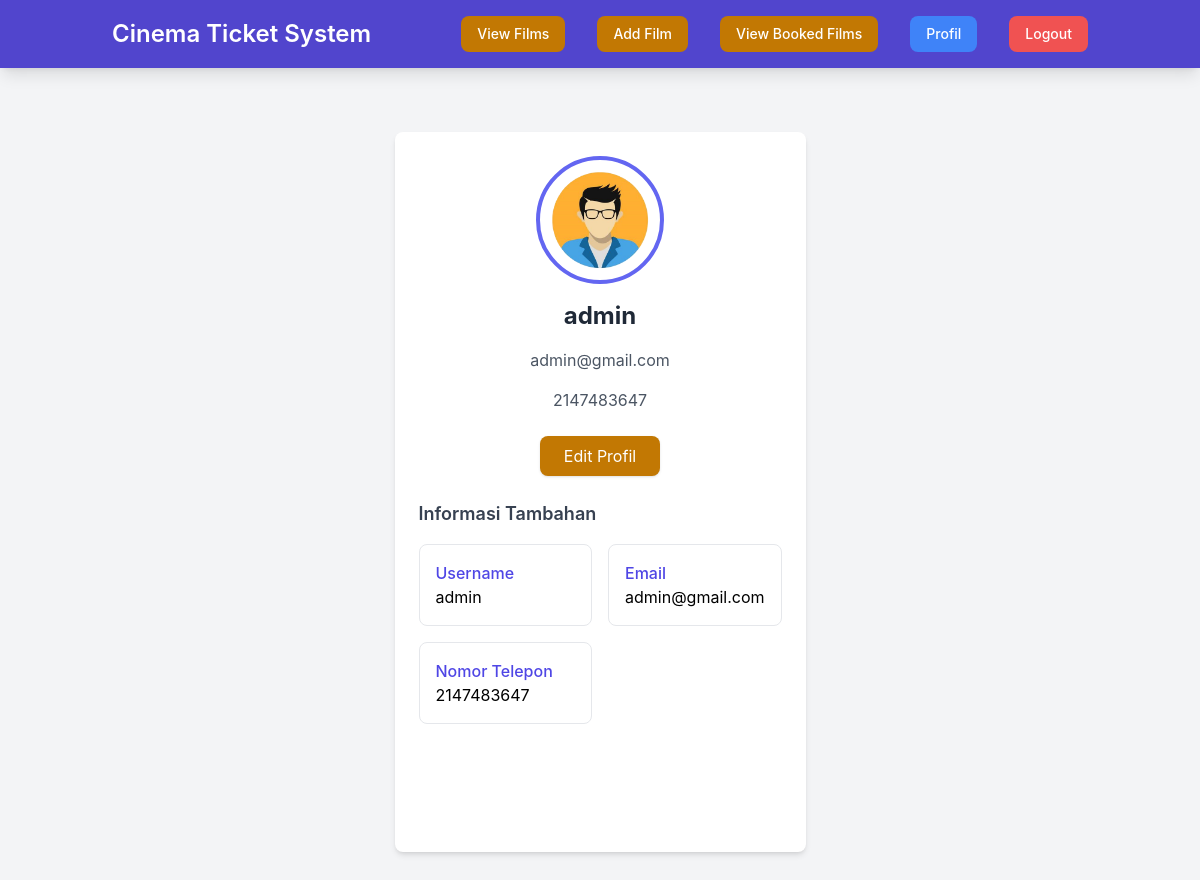
/index.php?page=profil (signed in), run on the app's committed database.
### tables this page shows
CREATE TABLE `users` (
  `id` int(11) NOT NULL,
  `username` varchar(50) NOT NULL,
  `password` varchar(255) NOT NULL,
  `role` enum('admin','customer') NOT NULL,
  `image_user` varchar(255) NOT NULL,
  `email` varchar(255) NOT NULL,
  `phone` int(12) NOT NULL
);

### content/profil.php (the view, shortened to what this page needs)
<?php
require_once 'config/koneksi.php';
$user_id = $_SESSION['user_id'];
$stmt = $pdo->prepare("SELECT username, email, phone, image_user FROM users WHERE id = :id");
$stmt->execute(['id' => $user_id]);
$user = $stmt->fetch(PDO::FETCH_ASSOC);
?>
<div class="max-w-4xl mx-auto my-10 p-6 bg-white rounded-lg shadow-md">
        <div class="flex flex-col items-center space-y-4">
            <img src="<?= !empty($user['image_user']) ? htmlspecialchars($user['image_user']) : 'default-avatar.png' ?>"
                 alt="Foto User"
                 class="w-32 h-32 rounded-full border-4 border-indigo-500 object-cover">
            <h1 class="text-2xl font-bold text-gray-800"><?= htmlspecialchars($user['username']) ?></h1>
            <p class="text-gray-600"><?= htmlspecialchars($user['email']) ?></p>
            <p class="text-gray-600"><?= htmlspecialchars($user['phone']) ?></p>
        </div>
        <div class="mt-6 flex justify-center">
            <a href="index.php?page=edit_profile"
               class="px-6 py-2 bg-yellow-500 text-white rounded-lg shadow hover:bg-yellow-600 transition">
                Edit Profil
            </a>
        </div>
        <div class="mt-6">
            <h2 class="text-lg font-semibold text-gray-700">Informasi Tambahan</h2>
            <div class="grid grid-cols-1 md:grid-cols-2 gap-4 mt-4">
                <div class="p-4 border rounded-lg">
                    <h3 class="text-indigo-600 font-medium">Username</h3>
                    <p><?= htmlspecialchars($user['username']) ?></p>
                </div>
                <div class="p-4 border rounded-lg">
                    <h3 class="text-indigo-600 font-medium">Email</h3>
                    <p><?= htmlspecialchars($user['email']) ?></p>
                </div>
                <div class="p-4 border rounded-lg">
                    <h3 class="text-indigo-600 font-medium">Nomor Telepon</h3>
                    <p><?= htmlspecialchars($user['phone']) ?></p>
                </div>
            </div>
        </div>
    </div>

### data on the page
users: image_user (picture), username "admin", email "admin@gmail.com", phone "2147483647"
